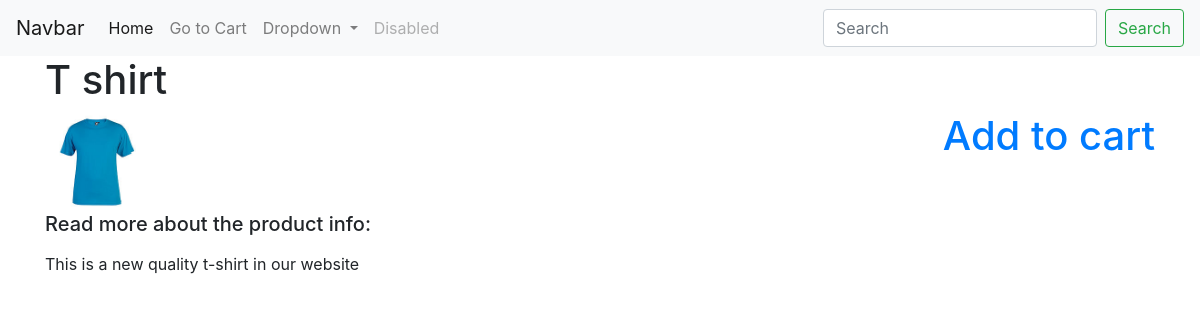
The app's page /products/t-shirt/ with its own data.
### products/models.py (models this page shows, shortened)
class Product(models.Model):
    title = models.CharField(max_length=100)
    description = models.TextField(null=True)
    price = models.DecimalField(decimal_places=2, max_digits=10,default=25.89)
    sale_price = models.DecimalField(decimal_places=2, max_digits=10, null=True, blank=True)
    slug = models.SlugField(unique=True)
    timestamp = models.DateTimeField(auto_now_add=True, auto_now=False)
    updated = models.DateTimeField(auto_now=True, auto_now_add=False)
    active = models.BooleanField(default=True)
    class Meta:
        unique_together = ('title','slug')

class ProductImage(models.Model):
    product = models.ForeignKey(Product, on_delete=models.CASCADE)
    image = models.ImageField(upload_to='products/images/')
    thumbnail = models.BooleanField(default=False)
    featured = models.BooleanField(default=False)
    active = models.BooleanField(default=True)
    updated = models.DateTimeField(auto_now_add=False, auto_now=True)

### products/views.py (the view)
# urls.py: path('products/<slug:slug>/', single, name='detail'),
def single(request,slug):
    try:
        product = Product.objects.get(slug=slug)
        images = ProductImage.objects.filter(product=product)
        context = {'product':product, 'images':images}
    except Product.DoesNotExist:
        raise Http404
    return render(request, 'products/detail.html', context)

### templates/products/detail.html
{% extends 'base.html' %}
{% load static %}
{% block content %}
<div class="page-header">
  <h1>{{ product.title }}</h1>
</div>
<div class="float-right">
    <h1><a href="{% url 'carts:update_to_cart' product.slug %}">Add to cart</a></h1>
</div>
{% for img in images %}
    <img src="media/{{img.image }}" alt="" width="100" height="100">
{% endfor %}
<h5>Read more about the product info:</h5>
<p>
    <p>
    {{ product.description }}
</p>
</p>
{% endblock %}

### records on screen
Product: title "T shirt", description "This is a new quality t-shirt in our website"
ProductImage: image (picture)
